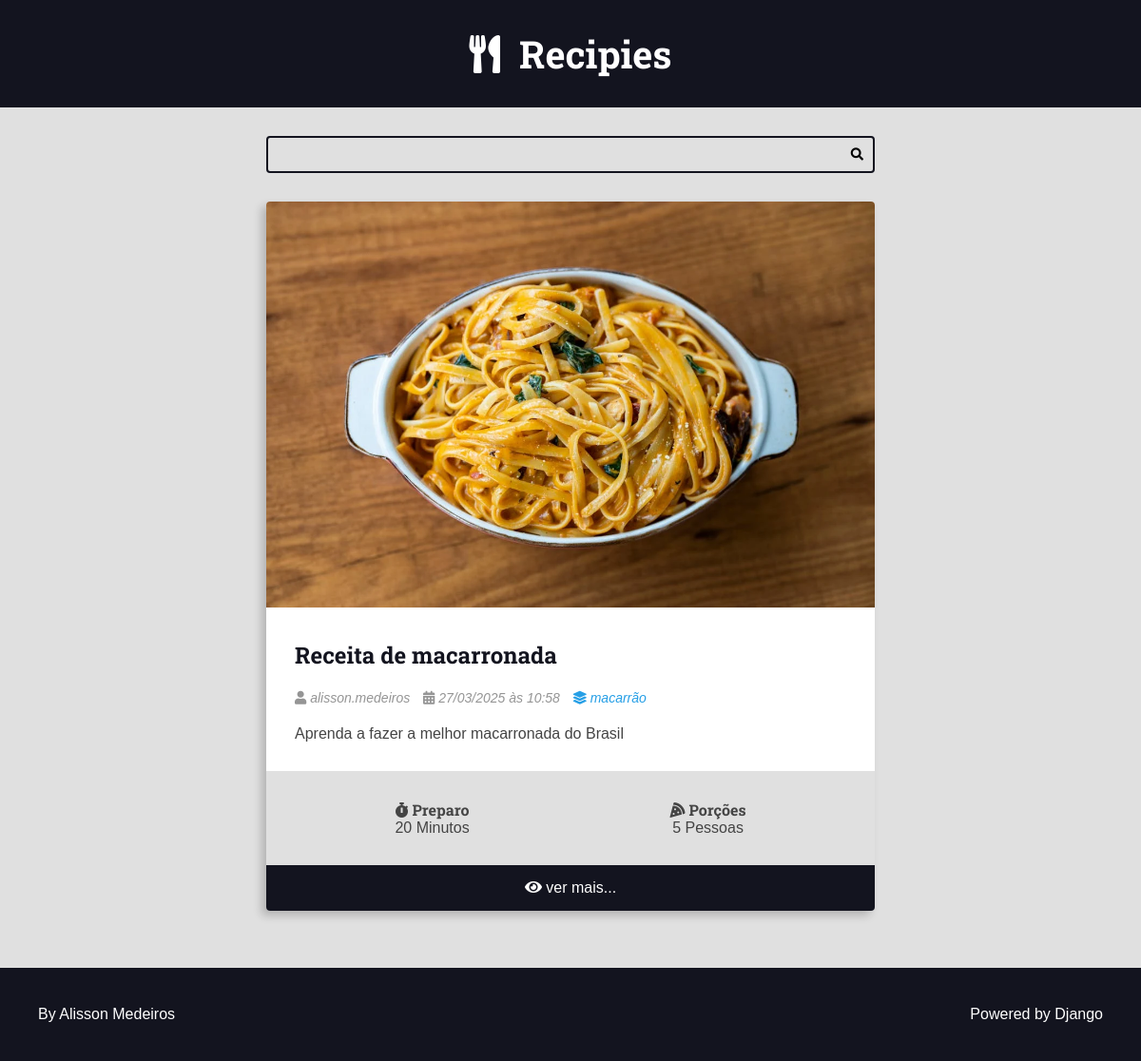
Before: /recipes/category/1/ with the older database file.
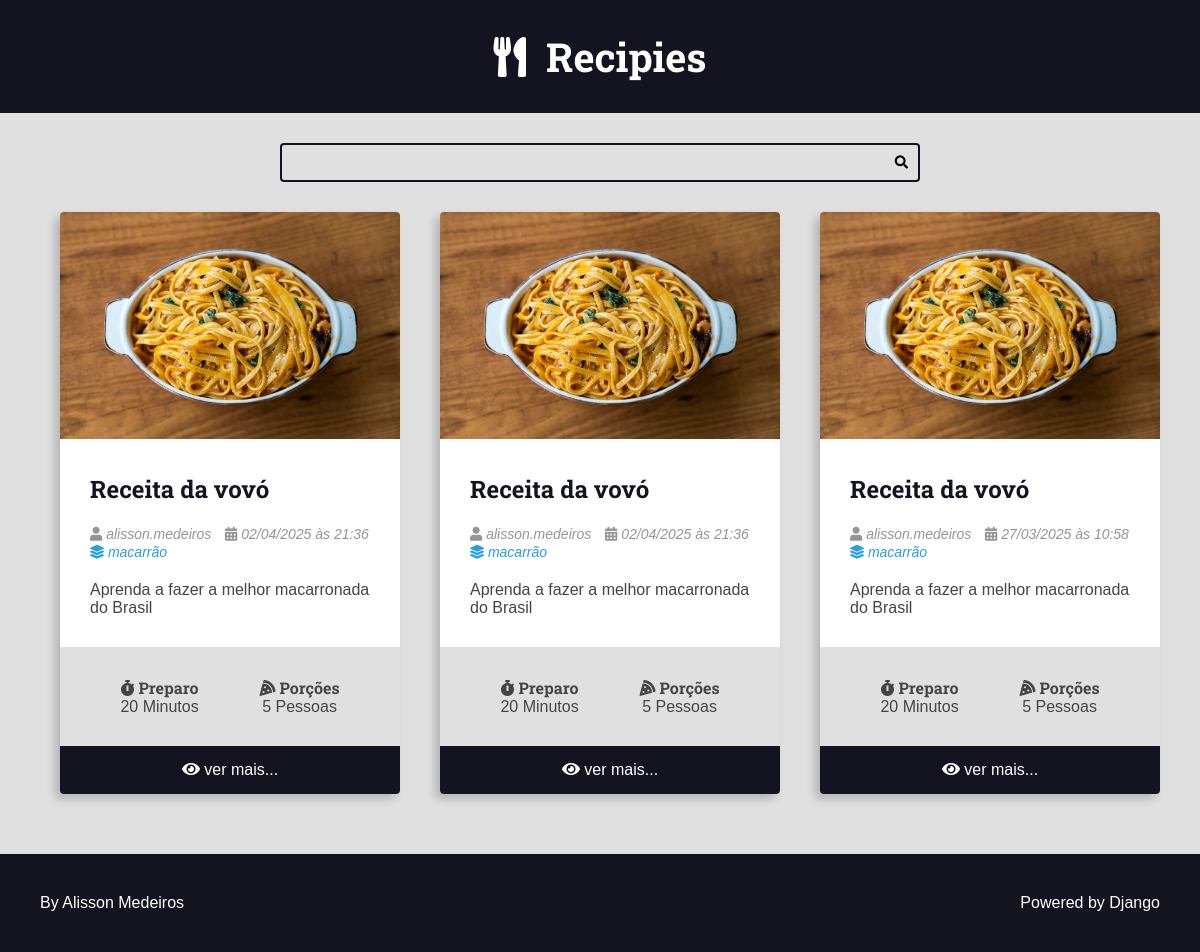
After: the same page with the newer database file.
### recipes/models.py (models this page shows, shortened)
class Recipe(models.Model):
    title = models.CharField(max_length=65)
    description = models.CharField(max_length=165)
    slug = models.SlugField(unique=True)
    preparation_time = models.IntegerField()
    preparation_time_unit = models.CharField(max_length=65)
    servings = models.IntegerField()
    servings_unit = models.CharField(max_length=65)
    preparation_steps = models.TextField()
    preparation_steps_is_html = models.BooleanField(default=False)
    created_at = models.DateTimeField(auto_now_add=True)
    updated_at = models.DateTimeField(auto_now=True)
    is_published = models.BooleanField(default=False)
    cover = models.ImageField(upload_to='recipes/covers/%Y/%m/%d/', blank=True, default='')
    category = models.ForeignKey(
        Category, on_delete=models.SET_NULL, null=True, blank=True, default=None
    )
    author = models.ForeignKey(
        User, on_delete=models.SET_NULL, null=True
    )

class Category(models.Model):
    name = models.CharField(max_length=65)

### recipes/views.py (the view)
# urls.py: path('recipes/category/<int:category_id>/', views.category, name='category'),
def category(request, category_id):
    recipes = get_list_or_404(Recipe.objects.filter(
        category__id=category_id,
        is_published=True
    ).order_by('-id'), category__id=category_id, is_published=True)
    return render(request,'recipes/pages/category.html', context={
        'recipes': recipes,
        'title': f'{recipes[0].category.name} - Category',
    })

### recipes/templates/recipes/pages/category.html (shortened to what this page needs)
{% extends "global/base.html" %}
{% block content %}
<div class="main-content main-content-list container">
  {% for recipe in recipes %}
    {% include 'recipes/partials/recipe.html' %}
  {% endfor %}
</div>
{% endblock content %}

### base_templates/global/base.html (shortened to what this page needs)
<!DOCTYPE html>
<html lang="pt-BR">
<head>
    {% include 'recipes/partials/head.html' %}
</head>
<body>
    {% include 'recipes/partials/header.html' %}
    {% include 'recipes/partials/search.html' %}
    <main class="main-content-container">
        <div class="main-content main-content-list container">
           {% block content %}
           {% endblock content %}
        </div>
    </main>
   {% include 'recipes/partials/footer.html' %}
</body>
</html>

### recipes/templates/recipes/partials/head.html (shortened to what this page needs)
{% load static %}
    <link rel="stylesheet" href="https://cdnjs.cloudflare.com/ajax/libs/font-awesome/5.15.4/css/fontawesome.min.css"
 />
    <link rel="stylesheet" href="https://cdnjs.cloudflare.com/ajax/libs/font-awesome/5.15.4/css/brands.min.css"
 />
    <link rel="stylesheet" href="https://cdnjs.cloudflare.com/ajax/libs/font-awesome/5.15.4/css/solid.min.css"
 />
    <link rel="stylesheet" href="{% static 'recipes/css/styles.css' %}">

### recipes/templates/recipes/partials/header.html
<header class="main-header-container">
    <div class="main-header container">
        <h1>
            <a class="main-logo" href="{% url 'recipes:home' %}">
                <i class="fas fa-utensils main-logo-icon"></i>
                <span class="main-logo-text">Recipies</span>
            </a>
        </h1>
    </div>
</header>

### recipes/templates/recipes/partials/search.html
<div class="search-container">
    <div class="container">
        <form action="" class="search-form">
            <input type="search" class="search-input" name="search">
            <button type="submit" class="search-button"><i class="fas fa-search"></i></button>
        </form>
    </div>
</div>

### recipes/templates/recipes/partials/recipe.html (shortened to what this page needs)
<div class="recipe recipe-list-item">
    {% if recipe.cover %}
        <div class="recipe-cover">
            <a href=" {% url "recipes:recipe" recipe.id %} ">
                <img src="{{ recipe.cover.url }}" alt="Imagem temporária">
            </a>
        </div>
    {% endif %}
    <div class="recipe-title-container">
        <h2 class="recipe-title">
            <a href=" {% url "recipes:recipe" recipe.id %} ">
                {{ recipe.title }}
            </a>
        </h2>
    </div>
    <div class="recipe-author">
        <span class="recipe-author-item">
            <i class="fas fa-user"></i>
            {% if recipe.author is not None %}
                {% if recipe.author.first_name %}
                    {{ recipe.author.first_name }} {{ recipe.author.last_name }}
                {% else %}
                    {{ recipe.author.username }}
                {% endif %}
            {% else %}
                Desconhecido
            {% endif %}
        </span>
        <span class="recipe-author-item">
            <i class="fas fa-calendar-alt"></i>
            {{recipe.created_at|date:"d/m/Y"}} às
            {{recipe.created_at|date:"H:i"}}
        </span>
        {% if recipe.category is not None %}
            <span class="recipe-author-item">
                <a href="{% url 'recipes:category' recipe.category.id %}">
                    <i class="fas fa-layer-group"></i>
                    <span>{{ recipe.category.name }}</span>
                </a>
            </span>
        {% endif %}
    </div>
    <div class="recipe-content">
        <p>{{ recipe.description }}</p>
    </div>
    <div class="recipe-meta-container">
        <div class="recipe-meta recipe-preparation">
            <h3 class="recipe-meta-title"><i class="fas fa-stopwatch"></i> Preparo</h3>
            <div class="recipe-meta-text">
                {{recipe.preparation_time}} {{recipe.preparation_time_unit}}
            </div>
        </div>
        <div class="recipe-meta recipe-servings">
            <h3 class="recipe-meta-title"><i class="fas fa-pizza-slice"></i> Porções</h3>
            <div class="recipe-meta-text">
                {{recipe.servings}} {{recipe.servings_unit}}
            </div>
        </div>
    </div>
    {% if is_datails_page is not True %}
        <footer class="recipe-footer">
            <a class="recipe-read-more button button-dark button-full-width" href="{% url 'recipes:recipe' recipe.id %}">
                <i class="fas fa-eye"></i>
                <span>ver mais...</span>
            </a>
        </footer>
    {% endif %}
</div>

### recipes/templates/recipes/partials/footer.html
<footer class="main-footer">
    <div class="developer">
      <a href="https://www.otaviomiranda.com.br/" target="_blank" rel="noreferrer noopener">By Alisson Medeiros</a>
    </div>
    <div class="powered">
      <a href="https://www.djangoproject.com/" target="_blank" rel="noreferrer noopener">Powered by Django</a>
    </div>
  </footer>

### base_static/recipes/css/styles.css (style rules this page uses)
:root { --color-primary: #269fe6; --color-primary-hover: #2086c2; --color-primary-dark: #13141f; --color-primary-dark-hover: #212336; --color-primary-light: #d4ecfa; --color-primary-light-hover: #bdd8e7; --color-white: #fff; --color-black: #000; --color-dark-text: #444; --color-info-light: #cce5ff; --color-debug-light: #cce5ff; --color-success-light: #d4edda; --color-alert-light: #fff3cd; --color-warning-light: #fff3cd; --color-error-light: #f8d7da; --color-info-dark: #4d86c4; --color-debug-dark: #4d86c4; --color-success-dark: #4a9c5d; --color-alert-dark: #927f40; --color-warning-dark: #927f40; --color-error-dark: #da525d; --color-gray-0: #f9f9f9; --color-gray-1: #e0e0e0; --color-gray-2: #c7c7c7; --color-gray-3: #aeaeae; --color-gray-4: #959595; --color-gray-5: #7d7d7d; --color-gray-6: #646464; --color-gray-7: #4b4b4b; --color-gray-8: #323232; --color-gray-9: #191919; --font-primary: sans-serif; --font-headings: 'Roboto Slab', serif; --spacing-gutter-medium: 3rem; --spacing-gutter-large: 4rem; }
* { padding: 0; margin: 0; box-sizing: border-box; }
html { font-size: 62.5%; }
body { font-size: 1.6rem; font-family: var(--font-primary); background: var(--color-gray-1); color: var(--color-dark-text); }
h1, h2, h3, h4, h5, h6 { font-family: var(--font-headings); }
img { max-width: 100%; }
a { color: var(--color-primary); text-decoration: none; }
.container { max-width: 144rem; margin: 0 auto; padding: var(--spacing-gutter-medium); }
.main-header-container { background: var(--color-primary-dark); }
.main-logo { font-size: 4rem; color: var(--color-white); text-decoration: none; display: flex; flex-flow: row nowrap; align-items: center; justify-content: center; width: fit-content; margin: 0 auto; }
.main-logo-icon { margin-right: 2rem; }
.search-form { border: 0.2rem solid var(--color-primary-dark); max-width: 64rem; margin: 0 auto; border-radius: 0.4rem; position: relative; transition: all 300ms ease-in-out; }
.search-input, .search-button { border: none; background: none; outline: none; padding: 1rem; transition: all 300ms ease-in-out; }
.search-input { width: 100%; padding-right: 3rem; }
.search-button { position: absolute; top: 0; right: 0; }
.main-content { padding-top: 0; }
.main-content-list { display: grid; grid-template-columns: repeat(auto-fit, minmax(340px, 1fr)); gap: var(--spacing-gutter-large); }
.recipe { background: var(--color-white); box-shadow: -5px 5px 10px rgba(0, 0, 0, 0.2); transform: scale(1); transition: all 300ms ease-in-out; border-radius: 0.4rem; overflow: hidden; }
.recipe img { max-width: 100%; }
.recipe-list-item { max-width: 64rem; height: fit-content; }
.recipe-title-container { padding: var(--spacing-gutter-medium); padding-bottom: 2rem; }
.recipe-title-container a { text-decoration: none; color: var(--color-primary-dark); }
.recipe-author { padding: 0 var(--spacing-gutter-medium); }
.recipe-content { padding: var(--spacing-gutter-medium); padding-top: 2rem; }
.recipe-author-item { color: var(--color-gray-4); margin-right: 1rem; font-style: italic; font-size: 1.4rem; }
.recipe-author a { color: var(--color-primary); transition: all 300ms ease-in-out; text-decoration: none; }
.recipe-meta-container { display: flex; flex-flow: row wrap; padding: var(--spacing-gutter-medium); background: var(--color-gray-1); }
.recipe-meta { display: flex; flex-flow: column nowrap; flex-shrink: 1; flex-grow: 1; text-align: center; }
.recipe-meta-title { font-size: 1.6rem; }
.recipe-footer a { background: var(--color-primary-dark); display: block; color: var(--color-white); text-decoration: none; text-align: center; padding: 1.5rem var(--spacing-gutter-medium); transition: all 300ms ease-in-out; }
.main-footer { display: flex; align-items: center; justify-content: space-between; background: var(--color-primary-dark); color: var(--color-white); padding: var(--spacing-gutter-large); }
.main-footer a { color: var(--color-white); text-decoration: none; transition: all 300ms ease-in-out; }

Changed rows visible on the page:
added Recipe: cover (picture), title "Receita da vovó", author.username "alisson.medeiros", created_at "02/04/2025", created_at "21:36", category.name "macarrão", description "Aprenda a fazer a melhor macarronada do Brasil", preparation_time "20", preparation_time_unit "Minutos", servings "5", servings_unit "Pessoas"
added Recipe: cover (picture), title "Receita da vovó", author.username "alisson.medeiros", created_at "02/04/2025", created_at "21:36", category.name "macarrão", description "Aprenda a fazer a melhor macarronada do Brasil", preparation_time "20", preparation_time_unit "Minutos", servings "5", servings_unit "Pessoas"
changed Recipe (number 3 of 3 on the later page): title "Receita de macarronada" → "Receita da vovó"
